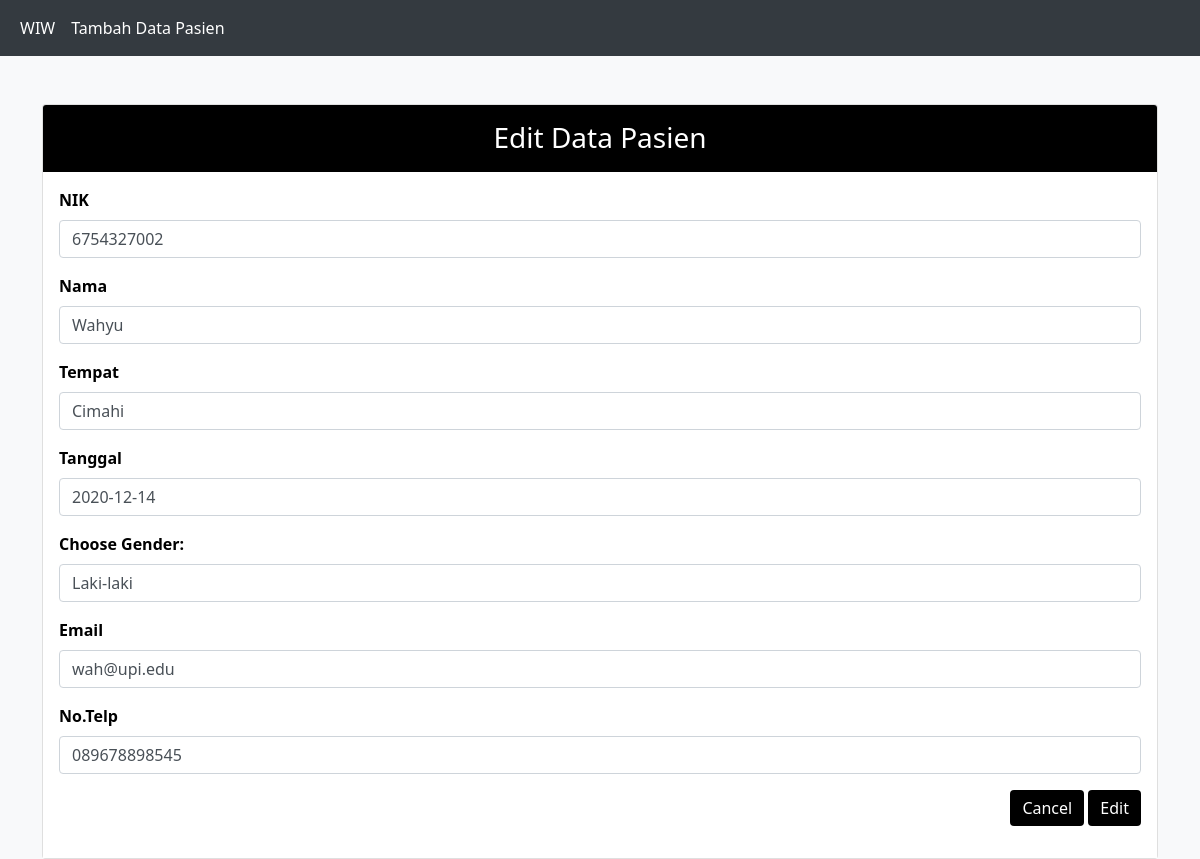
Page /source_code/lp11/MVP-01/addpasien.php?id_edit=2 on the committed database.
### tables this page shows
CREATE TABLE IF NOT EXISTS `pasien` (
  `id` int NOT NULL AUTO_INCREMENT,
  `nik` varchar(100) NOT NULL,
  `nama` varchar(100) NOT NULL,
  `tempat` varchar(100) NOT NULL,
  `tl` varchar(100) NOT NULL,
  `gender` varchar(10) NOT NULL,
  `email` varchar(100) NOT NULL,
  `telp` varchar(100) NOT NULL,
  PRIMARY KEY (`id`)
);

### source_code/lp11/MVP-01/model/DB.class.php (called while the page is built, shortened)
<?php
class DB
{
	var $db_host = '';
	var $db_user = '';
	var $db_password = '';
	var $db_name = '';
	var $db_link = '';
	function __construct($db_host = '', $db_user = '', $db_password = '', $db_name = '')
	{
		$this->db_host = $db_host;
		$this->db_user = $db_user;
		$this->db_password = $db_password;
		$this->db_name = $db_name;
	}
	function open()
	{
		$this->db_link = mysqli_connect($this->db_host, $this->db_user, $this->db_password, $this->db_name);
	}
	function execute($query = "")
	{
		$this->result = mysqli_query($this->db_link, $query);
		return $this->result;
	}
}

### source_code/lp11/MVP-01/model/TabelPasien.class.php (called while the page is built, shortened)
<?php
class TabelPasien extends DB
{
    function getPasienById($id)
    {
        $query = "SELECT * FROM pasien WHERE id=$id";
        return $this->execute($query);
    }
}

### source_code/lp11/MVP-01/presenter/ProsesPasien.php (called while the page is built, shortened)
<?php
include_once($_SERVER['DOCUMENT_ROOT']."/lp11/MVP-01/model/DB.class.php");
include_once($_SERVER['DOCUMENT_ROOT']."/lp11/MVP-01/model/Pasien.class.php");
include_once($_SERVER['DOCUMENT_ROOT']."/lp11/MVP-01/model/TabelPasien.class.php");
class ProsesPasien implements KontrakPasienPresenter
{
	private $tabelpasien;
	function __construct()
	{
		try {
			$db_host = "localhost";
			$db_user = "root";
			$db_password = "";
			$db_name = "pasien";
			$this->tabelpasien = new TabelPasien($db_host, $db_user, $db_password, $db_name);
		} catch (Exception $e) {
			echo "wiw error" . $e->getMessage();
		}
	}
	function prosesDataPasienByID($id)
	{
		try {
			$this->tabelpasien->open();
			$this->tabelpasien->getPasienByID($id);
		} catch (Exception $e) {
			echo "wiw error part 3" . $e->getMessage();
		}
	}
}

### source_code/lp11/MVP-01/view/EditPasien.php (called while the page is built, shortened)
<?php
include_once($_SERVER['DOCUMENT_ROOT']."/lp11/MVP-01/presenter/ProsesPasien.php");
class DataPasien implements KontrakPasienView
{
	private $prosespasien;
	function __construct()
	{
		$this->prosespasien = new ProsesPasien();
	}
	function tampilEdit($id)
	{
		$this->prosespasien->prosesDataPasienByID($id);
	}
}

### source_code/lp11/MVP-01/model/Template.class.php (the view, shortened to what this page needs)
<?php
class Template{
    private $content = '';
	public function __construct($filename = '') {
        $this->content = file_get_contents($filename);
    }
	public function clear(){
		$this->content = preg_replace("/DATA_[A-Z|_|0-9]+/", "", $this->content);
	}
	public function write() {
        echo $this->content;
    }
	public function replace($old = '', $new = ''){
		if(is_int($new)){
			$value = sprintf("%d", $new);
		}elseif(is_float($new)){
			$value = sprintf("%f", $new);
		}elseif(is_array($new)){
			$value = '';
			foreach( $new as $item){
				$value .= $item. '';
			}
		}else{
			$value = $new;
		}
		$this->content = preg_replace("/$old/",  $value, $this->content);
	}
}

### rows in the picture
pasien: nik "6754327002", nama "Wahyu", tempat "Cimahi", tl "2020-12-14", gender "Laki-laki", email "wah@upi.edu", telp "089678898545"
